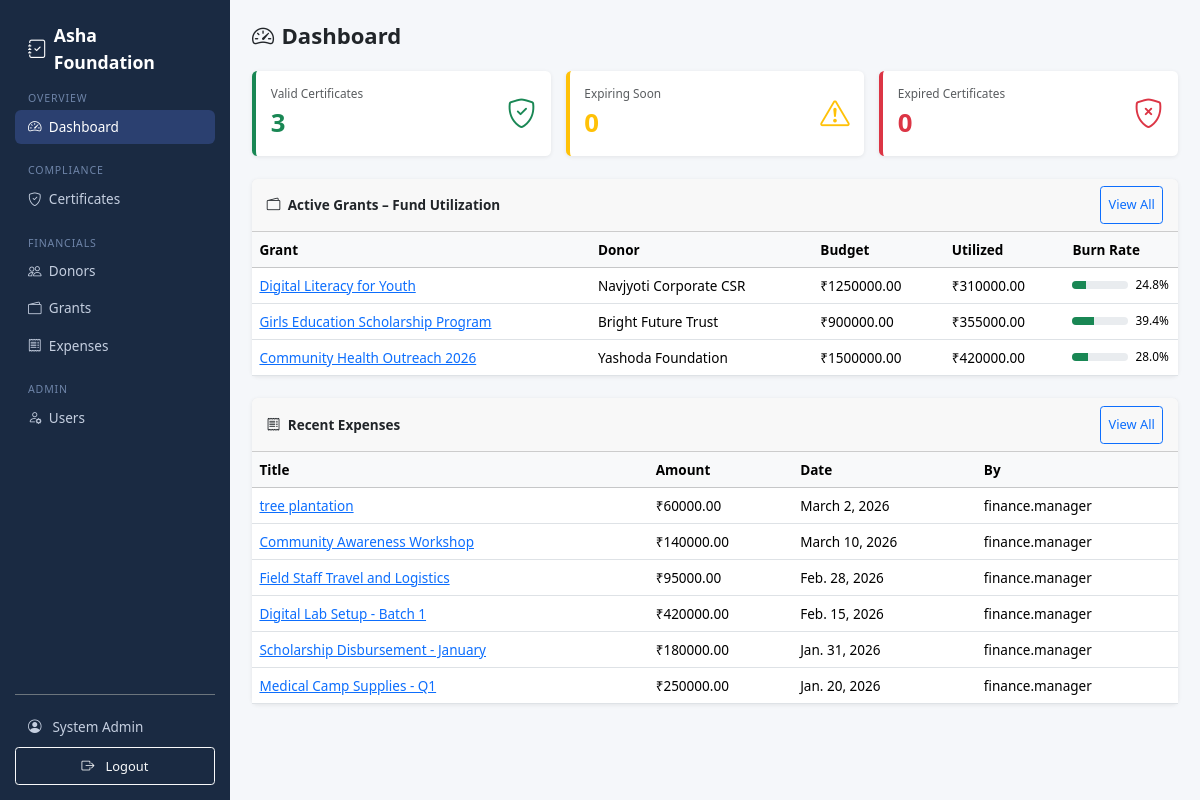
Page /accounts/dashboard/ (signed in) on the earlier database version.
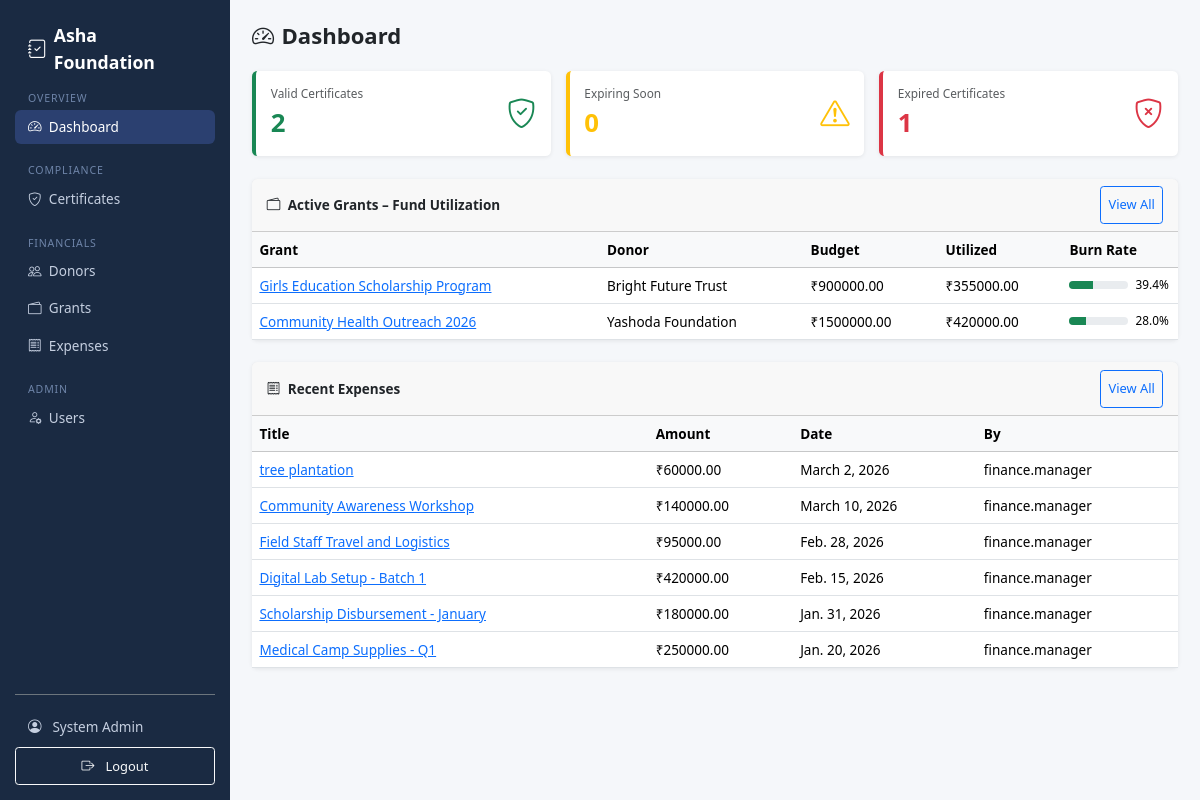
Same page on the later database version.
### apps/grants/models.py (models this page shows, shortened)
class Grant(models.Model):
    STATUS_PENDING = "pending"
    STATUS_ACTIVE = "active"
    STATUS_CLOSED = "closed"
    STATUS_CHOICES = [
        (STATUS_PENDING, "Pending"),
        (STATUS_ACTIVE, "Active"),
        (STATUS_CLOSED, "Closed"),
    ]
    donor = models.ForeignKey(Donor, on_delete=models.PROTECT, related_name="grants")
    name = models.CharField(max_length=250)
    total_amount = models.DecimalField(max_digits=14, decimal_places=2)
    start_date = models.DateField()
    end_date = models.DateField()
    purpose = models.TextField()
    status = models.CharField(max_length=10, choices=STATUS_CHOICES, default=STATUS_PENDING)
    agreement_file = models.FileField(upload_to="grants/agreements/", blank=True, null=True)
    is_active = models.BooleanField(default=True)  # soft delete
    created_at = models.DateTimeField(auto_now_add=True)
    updated_at = models.DateTimeField(auto_now=True)
    class Meta:
        ordering = ["-created_at"]
    @property
    def utilized_amount(self):
        from django.db.models import Sum
        result = self.allocations.filter(expense__is_active=True).aggregate(total=Sum("allocated_amount"))
        return result["total"] or 0
    @property
    def burn_rate(self):
        if self.total_amount == 0:
            return 0
        return round((self.utilized_amount / self.total_amount) * 100, 1)

### apps/donors/models.py (models this page shows, shortened)
class Donor(models.Model):
    TYPE_INDIVIDUAL = "individual"
    TYPE_ORGANIZATION = "organization"
    TYPE_GOVERNMENT = "government"
    TYPE_CORPORATE = "corporate"
    TYPE_CHOICES = [
        (TYPE_INDIVIDUAL, "Individual"),
        (TYPE_ORGANIZATION, "Organization"),
        (TYPE_GOVERNMENT, "Government"),
        (TYPE_CORPORATE, "Corporate"),
    ]
    name = models.CharField(
        max_length=200,
        help_text="Full name of the donor (individual, organization, or agency)"
    )
    donor_type = models.CharField(
        max_length=20,
        choices=TYPE_CHOICES,
        default=TYPE_INDIVIDUAL,
        help_text="Category of donor for classification"
    )
    email = models.EmailField(
        blank=True,
        help_text="Contact email address"
    )
    phone = models.CharField(
        max_length=20,
        blank=True,
        help_text="Contact phone number (format flexible)"
    )
    country = models.CharField(
        max_length=100,
        default="India",
        help_text="Donor's country"
    )
    address = models.TextField(
        blank=True,
        help_text="Mailing address for communication"
    )
    pan_number = models.CharField(
        max_length=20,
        blank=True,
        verbose_name="PAN Number",
        help_text="Indian PAN (Permanent Account Number) for tax purposes"
    )
    notes = models.TextField(
        blank=True,
        help_text="Internal notes (preferences, restrictions, etc.)"
    )
    is_active = models.BooleanField(
        default=True,
        help_text="Soft-delete flag. False = inactive but preserved for history"
    )
    created_at = models.DateTimeField(
        auto_now_add=True,
        help_text="When the donor was first registered"
    )
    updated_at = models.DateTimeField(
        auto_now=True,
        help_text="When the donor record was last modified"
    )
    class Meta:
        ordering = ["name"]

### apps/expenses/models.py (models this page shows, shortened)
class Expense(models.Model):
    title = models.CharField(
        max_length=300,
        help_text="Brief description of the expense"
    )
    total_amount = models.DecimalField(
        max_digits=14,
        decimal_places=2,
        help_text="Total amount spent (e.g., 5000.00)"
    )
    expense_date = models.DateField(
        help_text="Date when the expense occurred (must be within grant period)"
    )
    description = models.TextField(
        blank=True,
        help_text="Optional detailed notes for audit trail"
    )
    receipt = models.FileField(
        upload_to="expenses/receipts/",
        help_text="Invoice or receipt. Required and enforced at form level."
    )
    created_by = models.ForeignKey(
        User,
        on_delete=models.PROTECT,
        related_name="expenses",
        help_text="User who recorded this expense"
    )
    is_active = models.BooleanField(
        default=True,
        help_text="Soft-delete flag. False = deactivated but data preserved."
    )
    created_at = models.DateTimeField(
        auto_now_add=True,
        help_text="When expense was logged (never changes)"
    )
    updated_at = models.DateTimeField(
        auto_now=True,
        help_text="When expense was last modified"
    )
    class Meta:
        ordering = ["-expense_date", "-created_at"]

### apps/accounts/models.py (models this page shows, shortened)
class User(AbstractUser):
    ROLE_ADMIN = "admin"
    ROLE_FINANCE = "finance"
    ROLE_AUDITOR = "auditor"
    ROLE_CHOICES = [
        (ROLE_ADMIN, "Admin"),
        (ROLE_FINANCE, "Finance Manager"),
        (ROLE_AUDITOR, "Auditor"),
    ]
    role = models.CharField(
        max_length=20,
        choices=ROLE_CHOICES,
        default=ROLE_AUDITOR,
    )
    phone = models.CharField(max_length=20, blank=True)
    @property
    def is_admin_role(self):
        return self.role == self.ROLE_ADMIN
    @property
    def is_finance(self):
        return self.role == self.ROLE_FINANCE
    @property
    def is_auditor(self):
        return self.role == self.ROLE_AUDITOR

### apps/accounts/views.py (the view)
# urls.py: path("dashboard/", views.dashboard_view, name="dashboard"),
@login_required
def dashboard_view(request):
    from apps.compliance.models import ComplianceDocument
    from apps.grants.models import Grant
    from apps.expenses.models import Expense
    docs = ComplianceDocument.objects.all()
    compliance_summary = {
        "green": sum(1 for d in docs if d.status == "green"),
        "yellow": sum(1 for d in docs if d.status == "yellow"),
        "red": sum(1 for d in docs if d.status == "red"),
    }
    active_grants = Grant.objects.filter(is_active=True, status="active")
    recent_expenses = Expense.objects.filter(is_active=True).select_related("created_by").order_by("-created_at")[:10]
    context = {
        "compliance_summary": compliance_summary,
        "active_grants": active_grants,
        "recent_expenses": recent_expenses,
    }
    return render(request, "accounts/dashboard.html", context)

### apps/compliance/models.py (called while the page is built)
    @property
    def status(self):
        today = timezone.localdate()
        if self.expiry_date < today:
            return "red"
        delta = (self.expiry_date - today).days
        if delta <= 180:
            return "yellow"
        return "green"

### apps/accounts/templates/accounts/dashboard.html (shortened to what the changed rows need)
{% extends "base.html" %}
{% load static %}
{% block content %}
<link href="{% static 'css/dashboard.css' %}" rel="stylesheet">
<div class="row g-3 mb-4">
  <div class="col-12 col-sm-6 col-lg-4">
    <div class="card p-3 border-start border-success border-4">
      <div class="stat-card">
        <div>
          <div class="text-muted small">Valid Certificates</div>
          <div class="fs-3 fw-bold text-success">{{ compliance_summary.green }}</div>
        </div>
      </div>
    </div>
  </div>
  <div class="col-12 col-sm-6 col-lg-4">
    <div class="card p-3 border-start border-danger border-4">
      <div class="stat-card">
        <div>
          <div class="text-muted small">Expired Certificates</div>
          <div class="fs-3 fw-bold text-danger">{{ compliance_summary.red }}</div>
        </div>
      </div>
    </div>
  </div>
</div>
<div class="card mb-4">
  <div class="card-body p-0">
    {% if active_grants %}
    <div class="table-responsive">
      <table class="table table-hover mb-0">
        <thead class="table-light">
          <tr><th>Grant</th><th>Donor</th><th>Budget</th><th>Utilized</th><th>Burn Rate</th></tr>
        </thead>
        <tbody>
          {% for grant in active_grants %}
          <tr>
            <td><a href="{% url 'grants:grant_detail' grant.pk %}">{{ grant.name }}</a></td>
            <td>{{ grant.donor.name }}</td>
            <td>₹{{ grant.total_amount|floatformat:2 }}</td>
            <td>₹{{ grant.utilized_amount|floatformat:2 }}</td>
            <td class="burn-rate-cell">
              <div class="d-flex align-items-center gap-2">
                <div class="progress flex-grow-1" style="height:8px;">
                  <div class="progress-bar {% if grant.burn_rate >= 90 %}bg-danger{% elif grant.burn_rate >= 70 %}bg-warning{% else %}bg-success{% endif %}"
                       role="progressbar" style="width:{{ grant.burn_rate }}%"></div>
                </div>
                <small style="min-width: 35px;">{{ grant.burn_rate }}%</small>
              </div>
            </td>
          </tr>
          {% endfor %}
        </tbody>
      </table>
    </div>
    {% else %}
      <p class="text-muted p-3 mb-0">No active grants.</p>
    {% endif %}
  </div>
</div>
<div class="row g-3">
  <div class="col-12">
    <div class="card">
      <div class="card-body p-0">
        {% if recent_expenses %}
        <div class="table-responsive">
          <table class="table table-hover mb-0">
            <thead class="table-light"><tr><th>Title</th><th>Amount</th><th>Date</th><th>By</th></tr></thead>
            <tbody>
              {% for exp in recent_expenses %}
              <tr>
                <td><a href="{% url 'expenses:expense_detail' exp.pk %}">{{ exp.title|truncatechars:35 }}</a></td>
                <td>₹{{ exp.total_amount|floatformat:2 }}</td>
                <td>{{ exp.expense_date }}</td>
                <td>{{ exp.created_by.username }}</td>
              </tr>
              {% endfor %}
            </tbody>
          </table>
        </div>
        {% else %}<p class="text-muted p-3 mb-0">No expenses recorded.</p>{% endif %}
      </div>
    </div>
  </div>
</div>
{% endblock %}

Differences in the rows shown:
no longer on this page (row edited): Grant: name "Digital Literacy for Youth", donor.name "Navjyoti Corporate CSR", total_amount "1250000.00", utilized_amount "310000.00", burn_rate "24.8"
Other differences:
{{ compliance_summary.green }}: "3" → "2"
{{ compliance_summary.red }}: "0" → "1"
